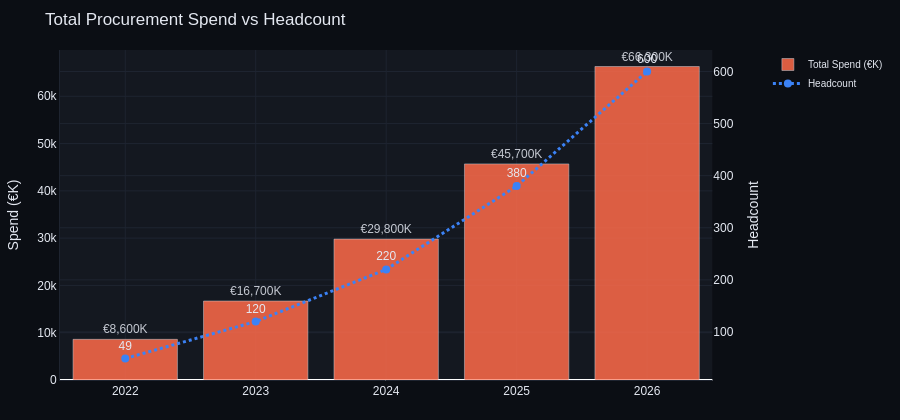

Write notebook code for a chart like this one.
### Markdown cell above
### 📊 Chart 1: Total Spend vs Headcount
Dual-axis chart — bars for spend, dashed line for headcount.
Notice how spend grows faster than headcount (spend per head increases).

### Code cell
fig = make_subplots(specs=[[{'secondary_y': True}]])

# Spend bars
fig.add_trace(
    go.Bar(
        x=df_totals['year'],
        y=df_totals['total_spend_k'],
        name='Total Spend (€K)',
        marker_color='#FF6B4A',
        opacity=0.85,
        text=[f'€{v:,.0f}K' for v in df_totals['total_spend_k']],
        textposition='outside',
    ),
    secondary_y=False,
)

# Headcount line
fig.add_trace(
    go.Scatter(
        x=df_totals['year'],
        y=df_totals['headcount'],
        name='Headcount',
        mode='lines+markers+text',
        line=dict(color='#3B82F6', width=3, dash='dot'),
        marker=dict(size=8),
        text=[str(h) for h in df_totals['headcount']],
        textposition='top center',
    ),
    secondary_y=True,
)

fig.update_layout(title='Total Procurement Spend vs Headcount', **LAYOUT, height=420)
fig.update_yaxes(title_text='Spend (€K)', secondary_y=False, gridcolor=GRID)
fig.update_yaxes(title_text='Headcount', secondary_y=True, gridcolor=GRID)
fig.show()

### Figure 1 — Plotly figure (JSON) as saved in the notebook; plotly's stock layout.template omitted (floating-point values rounded to 4 significant figures)
{"data": [{"marker": {"color": "#FF6B4A"}, "name": "Total Spend (€K)", "opacity": 0.85, "text": ["€8,600K", "€16,700K", "€29,800K", "€45,700K", "€66,300K"], "textposition": "outside", "type": "bar", "x": [2022, 2023, 2024, 2025, 2026], "xaxis": "x", "y": [8600, 16700, 29800, 45700, 66300], "yaxis": "y"}, {"line": {"color": "#3B82F6", "dash": "dot", "width": 3}, "marker": {"size": 8}, "mode": "lines+markers+text", "name": "Headcount", "text": ["49", "120", "220", "380", "600"], "textposition": "top center", "type": "scatter", "x": [2022, 2023, 2024, 2025, 2026], "xaxis": "x", "y": [49, 120, 220, 380, 600], "yaxis": "y2"}], "layout": {"font": {"color": "#E4E8F1", "family": "Arial, sans-serif", "size": 12}, "height": 420, "legend": {"bgcolor": "rgba(0,0,0,0)", "font": {"size": 10}}, "margin": {"b": 40, "l": 60, "r": 30, "t": 50}, "paper_bgcolor": "#0B0E14", "plot_bgcolor": "#141820", "title": {"text": "Total Procurement Spend vs Headcount"}, "xaxis": {"anchor": "y", "domain": [0, 0.94], "gridcolor": "#1E2430", "linecolor": "#1E2430"}, "yaxis": {"anchor": "x", "domain": [0, 1], "gridcolor": "#1E2430", "linecolor": "#1E2430", "title": {"text": "Spend (€K)"}}, "yaxis2": {"anchor": "x", "gridcolor": "#1E2430", "overlaying": "y", "side": "right", "title": {"text": "Headcount"}}}}
